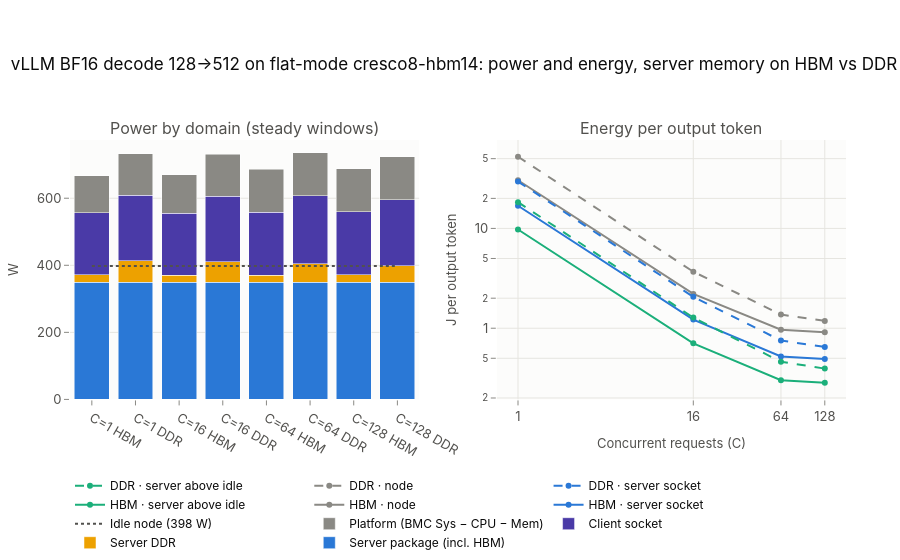

Here is the notebook cell this chart was saved with:
### Markdown cell above
## 6. Energy per output token

Four boundaries, from the narrowest to the widest: server socket above idle, server socket, node above idle, node.

### Code cell
cols = {"placement": "Placement", "concurrency": "C", "output_tok_s": "Output tok/s", "j_per_token_server_above_idle": "Server above idle (J/tok)",
        "j_per_token_server": "Server socket (J/tok)", "j_per_token_node_above_idle": "Node above idle (J/tok)", "j_per_token_node": "Node (J/tok)"}
display(table(pp[list(cols)].rename(columns=cols), {"Output tok/s": "{:.1f}", **{c: "{:.3f}" for c in list(cols.values())[3:]}}, align="left"))
fig = make_subplots(rows=1, cols=2, horizontal_spacing=0.1, subplot_titles=("Power by domain (steady windows)", "Energy per output token"))
parts = [("pkg0", "Server package (incl. HBM)", theme.BACKEND_COLORS["vllm"]), ("ram0", "Server DDR", theme.EXTRA_COLORS[2]),
         ("client_w", "Client socket", theme.EXTRA_COLORS[1]), ("platform_w", "Platform (BMC Sys − CPU − Mem)", theme.TEXT_MUTED)]
xcat = [f"C={c} {'HBM' if a.endswith('mem2') else 'DDR'}" for a, c in zip(pp["arm_dir"], pp["concurrency"])]
order = [f"C={c} {m}" for c in sorted(pp["concurrency"].unique()) for m in ("HBM", "DDR")]
idx = [xcat.index(o) for o in order]
for col, name, color in parts:
    fig.add_trace(go.Bar(x=order, y=pp[col].to_numpy()[idx], name=name, marker_color=color), row=1, col=1)
fig.add_trace(go.Scatter(x=order, y=[idle["sys"]] * len(order), mode="lines", name=f"Idle node ({num(idle['sys'])} W)",
                         line=dict(color=theme.REFERENCE, dash="dot")), row=1, col=1)
for a, dash in (("vllm-bf16__mem2", "solid"), ("vllm-bf16__mem0", "dash")):
    g = pp[pp["arm_dir"] == a]
    for colname, label, color in (("j_per_token_server", "server socket", theme.BACKEND_COLORS["vllm"]), ("j_per_token_node", "node", theme.TEXT_MUTED),
                                  ("j_per_token_server_above_idle", "server above idle", theme.EXTRA_COLORS[0])):
        fig.add_trace(go.Scatter(x=g["concurrency"], y=g[colname], mode="lines+markers", name=f"{power.PLACEMENTS[a].split()[0]} · {label}",
                                 line=dict(color=color, dash=dash), marker=dict(color=color)), row=1, col=2)
fig.update_layout(barmode="stack", height=560, title="vLLM BF16 decode 128→512 on flat-mode cresco8-hbm14: power and energy, server memory on HBM vs DDR",
                  legend=dict(orientation="h", y=-0.22))
fig.update_yaxes(title_text="W", row=1, col=1)
fig.update_xaxes(type="log", title_text="Concurrent requests (C)", tickvals=[1, 16, 64, 128], row=1, col=2)
fig.update_yaxes(type="log", title_text="J per output token", row=1, col=2)
fig.show()
export_figure(fig, "power_hbm_ddr_breakdown", source=NOTEBOOK, width=1300,
              caption="vLLM BF16 decode 128→512 on cresco8-hbm14 (flat mode), server memory on HBM (node 2) or DDR (node 0): left, steady-state power by domain "
                      "(RAPL package 0 incl. HBM, RAPL DRAM 0, client socket, platform from the BMC) with the idle node level; right, J per output token at the "
                      "server socket, above idle, and at the node.")
show(f"Server-socket energy per token falls from {num(h['j_per_token_server'].iloc[0], 1)} J at C = 1 to {num(h['j_per_token_server'].iloc[-1], 2)} J at C = 128 on HBM "
     f"({num(d['j_per_token_server'].iloc[0], 1)} → {num(d['j_per_token_server'].iloc[-1], 2)} J on DDR): the power is fixed by the package limit, so energy per token is the "
     f"inverse of throughput. The node figure is {rng(pp['j_per_token_node'] / pp['j_per_token_server'], lambda v: num(v, 2))} times the server-socket figure.")
key("power_j_per_token_server_hbm", h["j_per_token_server"], lambda v: num(v, 2), "J per output token at the server socket (RAPL package 0 + DRAM 0), HBM placement, C = 1…128")
key("power_j_per_token_server_ddr", d["j_per_token_server"], lambda v: num(v, 2), "J per output token at the server socket, DDR placement, C = 1…128")
key("power_j_per_token_server_above_idle_hbm", h["j_per_token_server_above_idle"], lambda v: num(v, 2), "J per output token, server socket above idle, HBM placement")
key("power_j_per_token_node_hbm", h["j_per_token_node"], lambda v: num(v, 2), "J per output token at the node (BMC Sys), HBM placement")

### Figure 1 — Plotly figure (JSON) as saved in the notebook; plotly's stock layout.template omitted (floating-point values rounded to 4 significant figures)
{"data": [{"marker": {"color": "#2a78d6"}, "name": "Server package (incl. HBM)", "type": "bar", "x": ["C=1 HBM", "C=1 DDR", "C=16 HBM", "C=16 DDR", "C=64 HBM", "C=64 DDR", "C=128 HBM", "C=128 DDR"], "xaxis": "x", "y": [349.5, 349.4, 349.3, 349.3, 349.0, 349.4, 349.4, 349.3], "yaxis": "y"}, {"marker": {"color": "#eda100"}, "name": "Server DDR", "type": "bar", "x": ["C=1 HBM", "C=1 DDR", "C=16 HBM", "C=16 DDR", "C=64 HBM", "C=64 DDR", "C=128 HBM", "C=128 DDR"], "xaxis": "x", "y": [21.61, 63.8, 21.67, 61.68, 21.9, 55.17, 22.08, 48.95], "yaxis": "y"}, {"marker": {"color": "#4a3aa7"}, "name": "Client socket", "type": "bar", "x": ["C=1 HBM", "C=1 DDR", "C=16 HBM", "C=16 DDR", "C=64 HBM", "C=64 DDR", "C=128 HBM", "C=128 DDR"], "xaxis": "x", "y": [185.7, 195.8, 184.6, 195.6, 187.7, 203.2, 187.9, 196.7], "yaxis": "y"}, {"marker": {"color": "#8a8984"}, "name": "Platform (BMC Sys − CPU − Mem)", "type": "bar", "x": ["C=1 HBM", "C=1 DDR", "C=16 HBM", "C=16 DDR", "C=64 HBM", "C=64 DDR", "C=128 HBM", "C=128 DDR"], "xaxis": "x", "y": [110.4, 124.1, 114.6, 124.2, 127.9, 127.3, 129.1, 129.0], "yaxis": "y"}, {"line": {"color": "#52514e", "dash": "dot"}, "mode": "lines", "name": "Idle node (398 W)", "type": "scatter", "x": ["C=1 HBM", "C=1 DDR", "C=16 HBM", "C=16 DDR", "C=64 HBM", "C=64 DDR", "C=128 HBM", "C=128 DDR"], "xaxis": "x", "y": [398.1, 398.1, 398.1, 398.1, 398.1, 398.1, 398.1, 398.1], "yaxis": "y"}, {"line": {"color": "#2a78d6", "dash": "solid"}, "marker": {"color": "#2a78d6"}, "mode": "lines+markers", "name": "HBM · server socket", "type": "scatter", "x": [1, 16, 64, 128], "xaxis": "x2", "y": [16.86, 1.221, 0.5219, 0.4919], "yaxis": "y2"}, {"line": {"color": "#8a8984", "dash": "solid"}, "marker": {"color": "#8a8984"}, "mode": "lines+markers", "name": "HBM · node", "type": "scatter", "x": [1, 16, 64, 128], "xaxis": "x2", "y": [30.37, 2.207, 0.9669, 0.91], "yaxis": "y2"}, {"line": {"color": "#1baf7a", "dash": "solid"}, "marker": {"color": "#1baf7a"}, "mode": "lines+markers", "name": "HBM · server above idle", "type": "scatter", "x": [1, 16, 64, 128], "xaxis": "x2", "y": [9.752, 0.7058, 0.3017, 0.2847], "yaxis": "y2"}, {"line": {"color": "#2a78d6", "dash": "dash"}, "marker": {"color": "#2a78d6"}, "mode": "lines+markers", "name": "DDR · server socket", "type": "scatter", "x": [1, 16, 64, 128], "xaxis": "x2", "y": [29.48, 2.064, 0.7529, 0.6494], "yaxis": "y2"}, {"line": {"color": "#8a8984", "dash": "dash"}, "marker": {"color": "#8a8984"}, "mode": "lines+markers", "name": "DDR · node", "type": "scatter", "x": [1, 16, 64, 128], "xaxis": "x2", "y": [52.29, 3.683, 1.372, 1.184], "yaxis": "y2"}, {"line": {"color": "#1baf7a", "dash": "dash"}, "marker": {"color": "#1baf7a"}, "mode": "lines+markers", "name": "DDR · server above idle", "type": "scatter", "x": [1, 16, 64, 128], "xaxis": "x2", "y": [18.31, 1.278, 0.4617, 0.3942], "yaxis": "y2"}], "layout": {"annotations": [{"font": {"size": 16}, "showarrow": false, "text": "Power by domain (steady windows)", "x": 0.225, "xanchor": "center", "xref": "paper", "y": 1.0, "yanchor": "bottom", "yref": "paper"}, {"font": {"size": 16}, "showarrow": false, "text": "Energy per output token", "x": 0.775, "xanchor": "center", "xref": "paper", "y": 1.0, "yanchor": "bottom", "yref": "paper"}], "barmode": "stack", "height": 560, "legend": {"orientation": "h", "y": -0.22}, "title": {"text": "vLLM BF16 decode 128→512 on flat-mode cresco8-hbm14: power and energy, server memory on HBM vs DDR"}, "xaxis": {"anchor": "y", "domain": [0.0, 0.45]}, "xaxis2": {"anchor": "y2", "domain": [0.55, 1.0], "tickvals": [1, 16, 64, 128], "title": {"text": "Concurrent requests (C)"}, "type": "log"}, "yaxis": {"anchor": "x", "domain": [0.0, 1.0], "title": {"text": "W"}}, "yaxis2": {"anchor": "x2", "domain": [0.0, 1.0], "title": {"text": "J per output token"}, "type": "log"}}}
